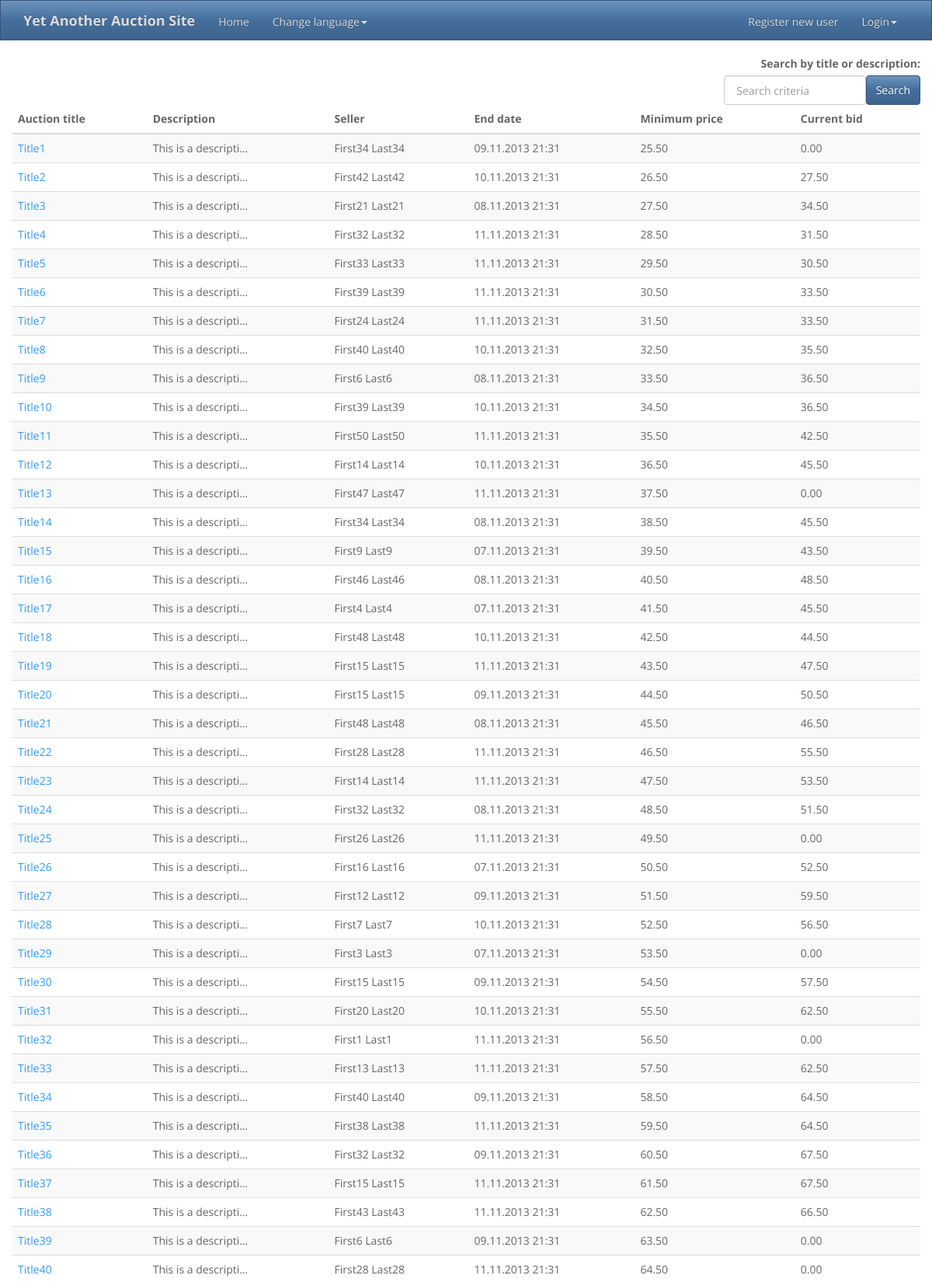
Screenshot of /YAAS/ (upper part) with the database file from the repository.
### YAAS_app/models.py (models this page shows, shortened)
class Auction(models.Model):
    id = models.AutoField(primary_key=True)
    seller = models.ForeignKey(User, related_name='seller')
    title = models.CharField(_("Title"), max_length=30)
    description = models.TextField(_("Description"), )
    start_date = models.DateTimeField(_("Start date"), auto_now_add=True)
    updated_date = models.DateTimeField(_("Updated date"), auto_now=True)
    end_date = models.DateTimeField(_("End date"), )
    minimum_price = models.DecimalField(_("Minimum price"), max_digits=16, decimal_places=2)
    active = models.BooleanField(_("Active"), default=True)
    banned = models.BooleanField(_("Banned"), default=False)
    winner = models.ForeignKey(User, related_name='winner', null=True, blank=True)
    @classmethod
    def getActive(cls):
        return cls.objects.filter(Q(active=True) & Q(banned=False))
    def getLatestBid(self):
        bid = Bid.getLatestBidForAuction(self)
        if bid:
            return bid.bid
        else:
            return 0.00

class Bid(models.Model):
    id = models.AutoField(primary_key=True)
    auction = models.ForeignKey(Auction)
    bidder = models.ForeignKey(User)
    bid = models.DecimalField(_("Bid"), max_digits=16, decimal_places=2)
    timestamp = models.DateTimeField(_("Timestamp"), auto_now_add=True)
    @classmethod
    def getLatestBidForAuction(cls, auction):
        try:
            bid = cls.objects.filter(auction=auction).latest("timestamp")
        except ObjectDoesNotExist:
            bid = None
        return bid

### YAAS_app/views.py (the view)
def home(request):
    template = "home.html"
    context = {"auctions": Auction.getActive()}
    return render_to_response(template, context, context_instance=RequestContext(request))

### templates/home.html (shortened to what this page needs)
{% extends "base.html" %}
{% load i18n %}
{% block content %}
    <div class="row"><label class="control-label pull-right">{% trans "Search by title or description:" %}</label></div>
    <div class="row">
        <form class="form-inline pull-right" action="/YAAS/auction/search/" method="post">
            <div class="form-group pull-left">
                <input type="text" class="form-control" name="criteria" placeholder=" Search criteria">
            </div>
            <input type="submit" class="btn btn-primary pull-right" value="Search">
        </form>
    </div>
    <div class="row">
        <table class="table table-striped table-hover">
            <thead>
            <tr>
                <th>{% trans "Auction title" %}</th>
                <th>{% trans "Description" %}</th>
                <th>{% trans "Seller" %}</th>
                <th>{% trans "End date" %}</th>
                <th>{% trans "Minimum price" %}</th>
                <th>{% trans "Current bid" %}</th>
            </tr>
            </thead>
            <tbody>
            {% for a in auctions %}
                <tr>
                    <td><a href="/YAAS/auction/{{ a.id }}/">{{ a.title }}</a></td>
                    <td>{{ a.description|truncatechars:20 }}</td>
                    <td>{{ a.seller.get_full_name }}</td>
                    <td>{{ a.end_date|date:"d.m.Y H:i" }}</td>
                    <td>{{ a.minimum_price|floatformat:2 }}</td>
                    <td>{{ a.getLatestBid|floatformat:2 }}</td>
                </tr>
            {% endfor %}
            </tbody>
        </table>
    </div>
{% endblock %}

### rows the page displays
Auction: title "Title1", description "This is a descripti…", seller.get_full_name "First34 Last34", end_date "09.11.2013 21:31", minimum_price "25.50", getLatestBid "0.00"
Auction: title "Title2", description "This is a descripti…", seller.get_full_name "First42 Last42", end_date "10.11.2013 21:31", minimum_price "26.50", getLatestBid "27.50"
Auction: title "Title3", description "This is a descripti…", seller.get_full_name "First21 Last21", end_date "08.11.2013 21:31", minimum_price "27.50", getLatestBid "34.50"
Auction: title "Title4", description "This is a descripti…", seller.get_full_name "First32 Last32", end_date "11.11.2013 21:31", minimum_price "28.50", getLatestBid "31.50"
Auction: title "Title5", description "This is a descripti…", seller.get_full_name "First33 Last33", end_date "11.11.2013 21:31", minimum_price "29.50", getLatestBid "30.50"
Auction: title "Title6", description "This is a descripti…", seller.get_full_name "First39 Last39", end_date "11.11.2013 21:31", minimum_price "30.50", getLatestBid "33.50"
Auction: title "Title7", description "This is a descripti…", seller.get_full_name "First24 Last24", end_date "11.11.2013 21:31", minimum_price "31.50", getLatestBid "33.50"
Auction: title "Title8", description "This is a descripti…", seller.get_full_name "First40 Last40", end_date "10.11.2013 21:31", minimum_price "32.50", getLatestBid "35.50"
Auction: title "Title9", description "This is a descripti…", seller.get_full_name "First6 Last6", end_date "08.11.2013 21:31", minimum_price "33.50", getLatestBid "36.50"
Auction: title "Title10", description "This is a descripti…", seller.get_full_name "First39 Last39", end_date "10.11.2013 21:31", minimum_price "34.50", getLatestBid "36.50"
Auction: title "Title11", description "This is a descripti…", seller.get_full_name "First50 Last50", end_date "11.11.2013 21:31", minimum_price "35.50", getLatestBid "42.50"
Auction: title "Title12", description "This is a descripti…", seller.get_full_name "First14 Last14", end_date "10.11.2013 21:31", minimum_price "36.50", getLatestBid "45.50"
Auction: title "Title13", description "This is a descripti…", seller.get_full_name "First47 Last47", end_date "11.11.2013 21:31", minimum_price "37.50", getLatestBid "0.00"
Auction: title "Title14", description "This is a descripti…", seller.get_full_name "First34 Last34", end_date "08.11.2013 21:31", minimum_price "38.50", getLatestBid "45.50"
Auction: title "Title15", description "This is a descripti…", seller.get_full_name "First9 Last9", end_date "07.11.2013 21:31", minimum_price "39.50", getLatestBid "43.50"
Auction: title "Title16", description "This is a descripti…", seller.get_full_name "First46 Last46", end_date "08.11.2013 21:31", minimum_price "40.50", getLatestBid "48.50"
Auction: title "Title17", description "This is a descripti…", seller.get_full_name "First4 Last4", end_date "07.11.2013 21:31", minimum_price "41.50", getLatestBid "45.50"
Auction: title "Title18", description "This is a descripti…", seller.get_full_name "First48 Last48", end_date "10.11.2013 21:31", minimum_price "42.50", getLatestBid "44.50"
Auction: title "Title19", description "This is a descripti…", seller.get_full_name "First15 Last15", end_date "11.11.2013 21:31", minimum_price "43.50", getLatestBid "47.50"
Auction: title "Title20", description "This is a descripti…", seller.get_full_name "First15 Last15", end_date "09.11.2013 21:31", minimum_price "44.50", getLatestBid "50.50"
Auction: title "Title21", description "This is a descripti…", seller.get_full_name "First48 Last48", end_date "08.11.2013 21:31", minimum_price "45.50", getLatestBid "46.50"
Auction: title "Title22", description "This is a descripti…", seller.get_full_name "First28 Last28", end_date "11.11.2013 21:31", minimum_price "46.50", getLatestBid "55.50"
Auction: title "Title23", description "This is a descripti…", seller.get_full_name "First14 Last14", end_date "11.11.2013 21:31", minimum_price "47.50", getLatestBid "53.50"
Auction: title "Title24", description "This is a descripti…", seller.get_full_name "First32 Last32", end_date "08.11.2013 21:31", minimum_price "48.50", getLatestBid "51.50"
Auction: title "Title25", description "This is a descripti…", seller.get_full_name "First26 Last26", end_date "11.11.2013 21:31", minimum_price "49.50", getLatestBid "0.00"
Auction: title "Title26", description "This is a descripti…", seller.get_full_name "First16 Last16", end_date "07.11.2013 21:31", minimum_price "50.50", getLatestBid "52.50"
Auction: title "Title27", description "This is a descripti…", seller.get_full_name "First12 Last12", end_date "09.11.2013 21:31", minimum_price "51.50", getLatestBid "59.50"
Auction: title "Title28", description "This is a descripti…", seller.get_full_name "First7 Last7", end_date "10.11.2013 21:31", minimum_price "52.50", getLatestBid "56.50"
Auction: title "Title29", description "This is a descripti…", seller.get_full_name "First3 Last3", end_date "07.11.2013 21:31", minimum_price "53.50", getLatestBid "0.00"
Auction: title "Title30", description "This is a descripti…", seller.get_full_name "First15 Last15", end_date "09.11.2013 21:31", minimum_price "54.50", getLatestBid "57.50"
Auction: title "Title31", description "This is a descripti…", seller.get_full_name "First20 Last20", end_date "10.11.2013 21:31", minimum_price "55.50", getLatestBid "62.50"
Auction: title "Title32", description "This is a descripti…", seller.get_full_name "First1 Last1", end_date "11.11.2013 21:31", minimum_price "56.50", getLatestBid "0.00"
Auction: title "Title33", description "This is a descripti…", seller.get_full_name "First13 Last13", end_date "11.11.2013 21:31", minimum_price "57.50", getLatestBid "62.50"
Auction: title "Title34", description "This is a descripti…", seller.get_full_name "First40 Last40", end_date "09.11.2013 21:31", minimum_price "58.50", getLatestBid "64.50"
Auction: title "Title35", description "This is a descripti…", seller.get_full_name "First38 Last38", end_date "11.11.2013 21:31", minimum_price "59.50", getLatestBid "64.50"
Auction: title "Title36", description "This is a descripti…", seller.get_full_name "First32 Last32", end_date "09.11.2013 21:31", minimum_price "60.50", getLatestBid "67.50"
Auction: title "Title37", description "This is a descripti…", seller.get_full_name "First15 Last15", end_date "11.11.2013 21:31", minimum_price "61.50", getLatestBid "67.50"
Auction: title "Title38", description "This is a descripti…", seller.get_full_name "First43 Last43", end_date "11.11.2013 21:31", minimum_price "62.50", getLatestBid "66.50"
Auction: title "Title39", description "This is a descripti…", seller.get_full_name "First6 Last6", end_date "09.11.2013 21:31", minimum_price "63.50", getLatestBid "0.00"
Auction: title "Title40", description "This is a descripti…", seller.get_full_name "First28 Last28", end_date "11.11.2013 21:31", minimum_price "64.50", getLatestBid "0.00"
